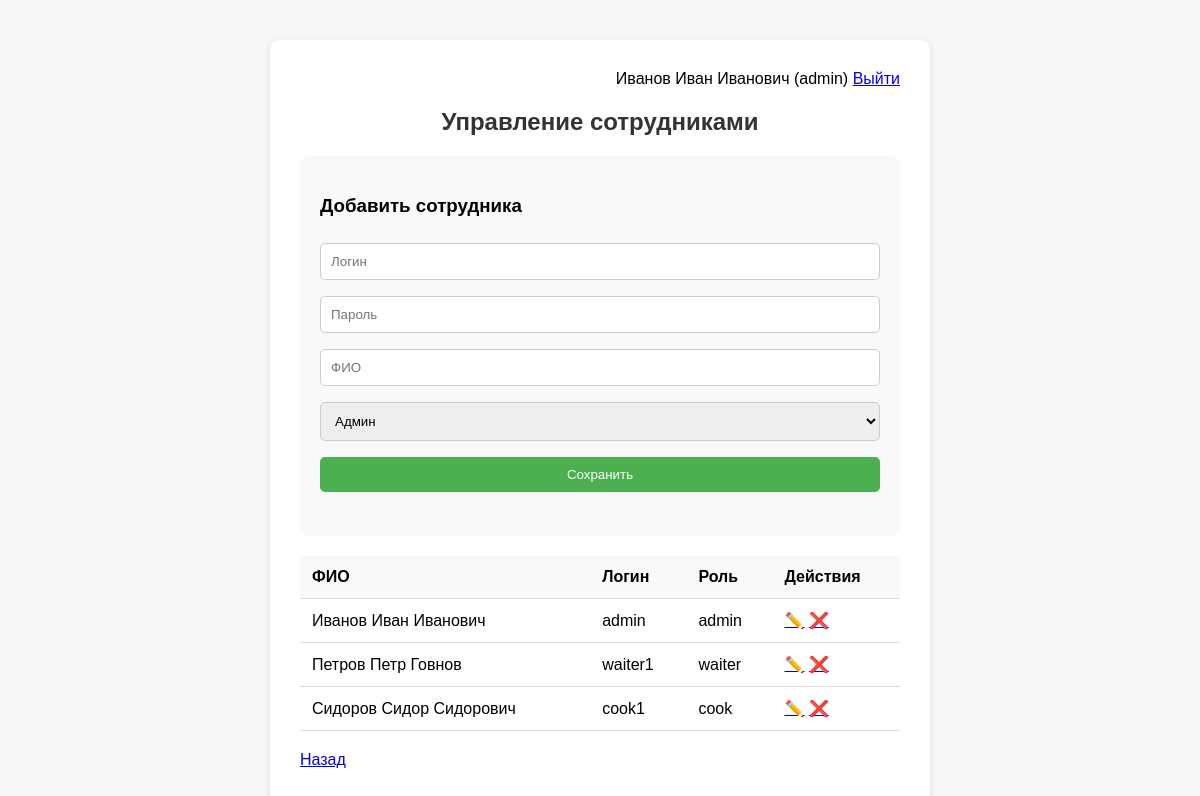
Page /zad/admin_employees.php (signed in) on the committed database.
### tables this page shows
CREATE TABLE `users` (
  `id` int(11) NOT NULL,
  `login` varchar(50) NOT NULL,
  `password` varchar(50) NOT NULL,
  `full_name` varchar(100) NOT NULL,
  `role` enum('admin','waiter','cook') NOT NULL,
  `created_at` timestamp NOT NULL DEFAULT current_timestamp(),
  `updated_at` timestamp NOT NULL DEFAULT current_timestamp() ON UPDATE current_timestamp()
);

### zad/admin_employees.php (the view, shortened to what this page needs)
<?php
require 'db.php';
$users = $pdo->query("SELECT * FROM users")->fetchAll();
$editUser = isset($_GET['edit']) ? $pdo->query("SELECT * FROM users WHERE id = ".$_GET['edit'])->fetch() : null;
?>
<link rel="stylesheet" href="style.css">
<div class="container">
    <div class="current-user">
        <?= $_SESSION['user']['full_name'] ?> (<?= $_SESSION['user']['role'] ?>)
        <a href="logout.php">Выйти</a>
    </div>
    <h2>Управление сотрудниками</h2>
    <div class="form-edit">
        <h3><?= $editUser ? 'Редактировать' : 'Добавить' ?> сотрудника</h3>
        <form method="post">
            <input type="text" name="login" placeholder="Логин" value="<?= $editUser['login'] ?? '' ?>" required>
            <input type="password" name="password" placeholder="Пароль" required>
            <input type="text" name="full_name" placeholder="ФИО" value="<?= $editUser['full_name'] ?? '' ?>" required>
            <select name="role" required>
                <option value="admin" <?= ($editUser['role'] ?? '') === 'admin' ? 'selected' : '' ?>>Админ</option>
            </select>
            <button type="submit">Сохранить</button>
        </form>
    </div>
    <table>
        <tr>
            <th>ФИО</th>
            <th>Логин</th>
            <th>Роль</th>
            <th>Действия</th>
        </tr>
        <?php foreach ($users as $user): ?>
        <tr>
            <td><?= $user['full_name'] ?></td>
            <td><?= $user['login'] ?></td>
            <td><?= $user['role'] ?></td>
            <td class="actions">
                <a href="?edit=<?= $user['id'] ?>">✏️</a>
                <a href="?delete=<?= $user['id'] ?>" onclick="return confirm('Удалить?')">❌</a>
            </td>
        </tr>
        <?php endforeach; ?>
    </table>
    <p><a href="index.php">Назад</a></p>
</div>

### zad/style.css (style rules this page uses)
.container { max-width: 600px; margin: 40px auto; background: #fff; padding: 30px; border-radius: 10px; box-shadow: 0 2px 8px rgba(0,0,0,0.1); }
h2 { text-align: center; color: #333; }
input, select, button { width: 100%; padding: 10px; margin: 8px 0; border: 1px solid #ccc; border-radius: 5px; }
button { background: #4CAF50; color: #fff; border: none; cursor: pointer; }
table { width: 100%; border-collapse: collapse; margin: 20px 0; }
th, td { padding: 12px; text-align: left; border-bottom: 1px solid #ddd; }
th { background-color: #f8f9fa; }
.actions { white-space: nowrap; }
.form-edit { background: #f8f9fa; padding: 20px; border-radius: 8px; margin: 20px 0; }
.current-user { text-align: right; margin-bottom: 20px; }

### rows in the picture
users: full_name "Иванов Иван Иванович", login "admin", role "admin"
users: full_name "Петров Петр Говнов", login "waiter1", role "waiter"
users: full_name "Сидоров Сидор Сидорович", login "cook1", role "cook"

### other values in the picture
$_SESSION['user']['full_name'] "Иванов Иван Иванович"
$_SESSION['user']['role'] "admin"
